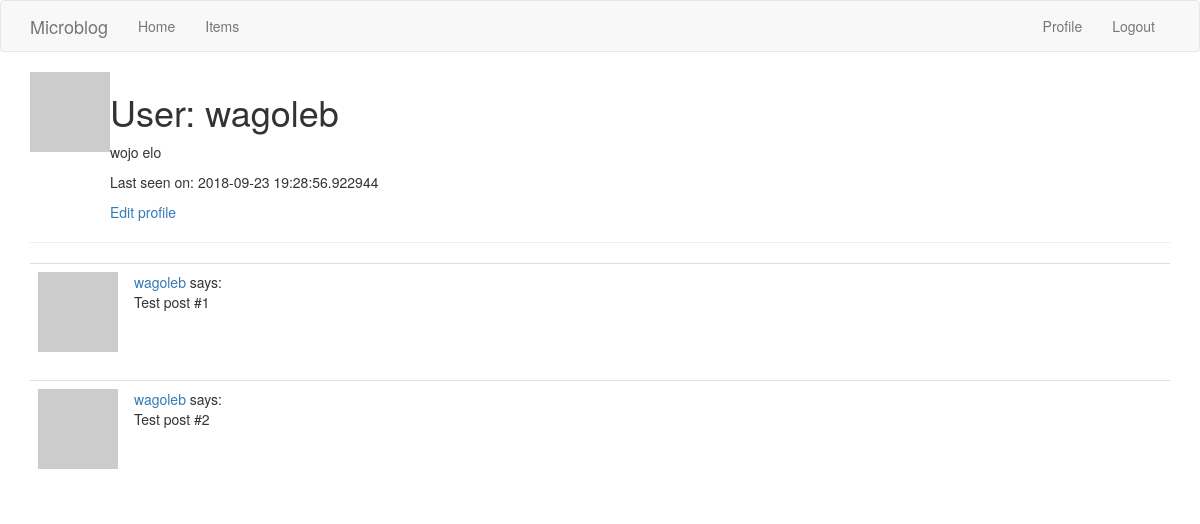
/user/wagoleb (signed in), run on an earlier commit of the app's database.
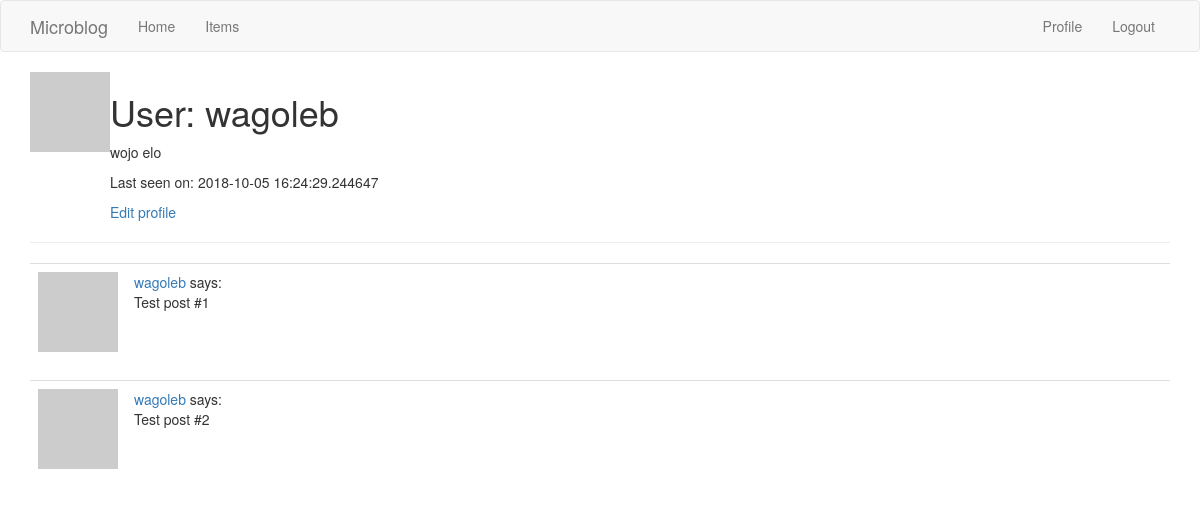
And on a later commit of the database.
### app/mod_user/models.py (models this page shows, shortened)
class UserModel(UserMixin, db.Model):
    __tablename__ = 'users'
    id = db.Column(db.Integer, primary_key = True)
    username = db.Column(db.String(80), index=True, unique=True)
    email = db.Column(db.String(120), index=True, unique=True)
    password = db.Column(db.String(100), nullable=False)
    about_me = db.Column(db.String(140))
    last_seen = db.Column(db.DateTime, default=datetime.utcnow)
    @login_manager.user_loader
    def load_user(user_id):
        return UserModel.query.get(int(user_id))
    def avatar(self, size):
        digest = md5(self.email.lower().encode('utf-8')).hexdigest()
        return 'https://www.gravatar.com/avatar/{}?d=identicon&s={}'.format(digest, size)

### app/mod_user/views.py (the view)
@user_profile.route('/user/<username>')
@login_required
def profile_get(username):
    user = UserModel.query.filter_by(username=username).first()
    posts = [
        {'author': user, 'body': 'Test post #1'},
        {'author': user, 'body': 'Test post #2'}
    ]
    return render_template('user/user.html', user=user, posts=posts)

### app/templates/user/user.html
{% extends "base.html" %}
{% block app_content %}
    <table>
        <tr valign="top">
            <td><img src="{{ user.avatar(128) }}"></td>
            <td>
                <h1>User: {{ user.username }}</h1>
                {% if user.about_me %}<p>{{ user.about_me }}</p>{% endif %}
                {% if user.last_seen %}<p>Last seen on: {{ user.last_seen }}</p>{% endif %}
                {% if user == current_user %}
                    <a href="{{ url_for('edit_profile.profile_show') }}">Edit profile</a>
                {% endif %}
            </td>
        </tr>
    </table>
    <hr>
    {% for post in posts %}
        {% include '_post.html' %}
    {% endfor %}
{% endblock %}

### app/templates/_post.html
    <table class="table table-hover">
        <tr>
            <td width="70px">
                <a href="{{ url_for('user_profile.profile_get', username=post.author.username) }}">
                    <img src="{{ post.author.avatar(70) }}" />
                </a>
            </td>
            <td>
                <a href="{{ url_for('user_profile.profile_get', username=post.author.username) }}">
                    {{ post.author.username }}
                </a>
                says:
                <br>
                {{ post.body }}
            </td>
        </tr>
    </table>

What changed in the data, as far as the page shows it:
changed UserModel "wagoleb": last_seen "2018-09-23 19:28:56.922944" → "2018-10-05 16:24:29.244647"
